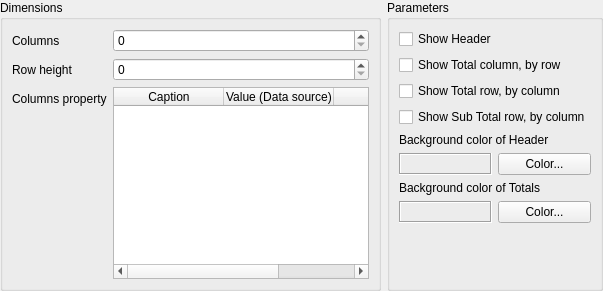
     <widget class="QWidget" name="page_6">
      <layout class="QGridLayout" name="gridLayout_2">
       <property name="leftMargin">
        <number>0</number>
       </property>
       <property name="topMargin">
        <number>0</number>
       </property>
       <property name="rightMargin">
        <number>0</number>
       </property>
       <property name="bottomMargin">
        <number>0</number>
       </property>
       <item row="0" column="0">
        <widget class="QGroupBox" name="groupBox_2">
         <property name="title">
          <string>Dimensions</string>
         </property>
         <layout class="QFormLayout" name="formLayout">
          <item row="0" column="0">
           <widget class="QLabel" name="label_9">
            <property name="text">
             <string>Columns</string>
            </property>
           </widget>
          </item>
          <item row="0" column="1">
           <widget class="QSpinBox" name="spnColCount"/>
          </item>
          <item row="1" column="0">
           <widget class="QLabel" name="label_11">
            <property name="text">
             <string>Row height</string>
            </property>
           </widget>
          </item>
          <item row="1" column="1">
           <widget class="QSpinBox" name="spnRowHeight"/>
          </item>
          <item row="2" column="1">
           <widget class="QTableWidget" name="colTable">
            <attribute name="horizontalHeaderDefaultSectionSize">
             <number>110</number>
            </attribute>
            <attribute name="horizontalHeaderStretchLastSection">
             <bool>true</bool>
            </attribute>
            <attribute name="verticalHeaderVisible">
             <bool>false</bool>
            </attribute>
            <attribute name="verticalHeaderDefaultSectionSize">
             <number>21</number>
            </attribute>
            <attribute name="verticalHeaderHighlightSections">
             <bool>false</bool>
            </attribute>
            <column>
             <property name="text">
              <string>Caption</string>
             </property>
            </column>
            <column>
             <property name="text">
              <string>Value (Data source)</string>
             </property>
            </column>
            <column>
             <property name="text">
              <string>Width</string>
             </property>
            </column>
           </widget>
          </item>
          <item row="2" column="0">
           <widget class="QLabel" name="label_18">
            <property name="text">
             <string>Columns property</string>
            </property>
           </widget>
          </item>
         </layout>
        </widget>
       </item>
       <item row="0" column="1">
        <widget class="QGroupBox" name="groupBox_3">
         <property name="title">
          <string>Parameters</string>
         </property>
         <layout class="QVBoxLayout" name="verticalLayout_16">
          <item>
           <widget class="QCheckBox" name="chckHeader">
            <property name="text">
             <string>Show Header</string>
            </property>
           </widget>
          </item>
          <item>
           <widget class="QCheckBox" name="chkRowTotal">
            <property name="text">
             <string>Show Total column, by row</string>
            </property>
           </widget>
          </item>
          <item>
           <widget class="QCheckBox" name="chkColTotal">
            <property name="text">
             <string>Show Total row, by column</string>
            </property>
           </widget>
          </item>
          <item>
           <widget class="QCheckBox" name="chkColSubTotal">
            <property name="text">
             <string>Show Sub Total row, by column</string>
            </property>
           </widget>
          </item>
          <item>
           <widget class="QLabel" name="label_7">
            <property name="text">
             <string>Background color of Header</string>
            </property>
           </widget>
          </item>
          <item>
           <layout class="QHBoxLayout" name="horizontalLayout_12">
            <item>
             <widget class="QLabel" name="lblColorHeader">
              <property name="frameShape">
               <enum>QFrame::Box</enum>
              </property>
              <property name="frameShadow">
               <enum>QFrame::Sunken</enum>
              </property>
              <property name="text">
               <string/>
              </property>
             </widget>
            </item>
            <item>
             <widget class="QPushButton" name="btnColorHeader">
              <property name="text">
               <string>Color...</string>
              </property>
             </widget>
            </item>
           </layout>
          </item>
          <item>
           <widget class="QLabel" name="label_10">
            <property name="text">
             <string>Background color of Totals</string>
            </property>
           </widget>
          </item>
          <item>
           <layout class="QHBoxLayout" name="horizontalLayout_11">
            <item>
             <widget class="QLabel" name="lblColorTotal">
              <property name="frameShape">
               <enum>QFrame::Box</enum>
              </property>
              <property name="frameShadow">
               <enum>QFrame::Sunken</enum>
              </property>
              <property name="text">
               <string/>
              </property>
             </widget>
            </item>
            <item>
             <widget class="QPushButton" name="btnColorTotal">
              <property name="text">
               <string>Color...</string>
              </property>
             </widget>
            </item>
           </layout>
          </item>
          <item>
           <spacer name="verticalSpacer_4">
            <property name="orientation">
             <enum>Qt::Vertical</enum>
            </property>
            <property name="sizeHint" stdset="0">
             <size>
              <width>20</width>
              <height>40</height>
             </size>
            </property>
           </spacer>
          </item>
         </layout>
        </widget>
       </item>
      </layout>
     </widget>
